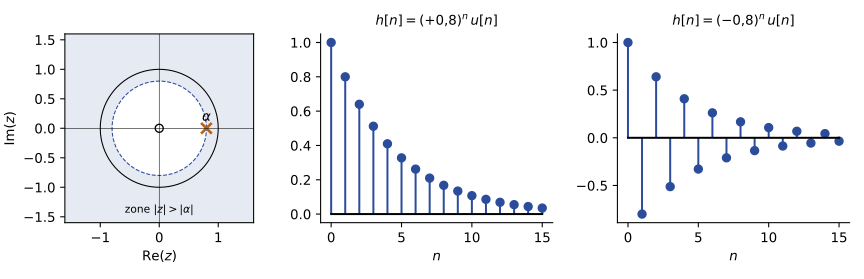

The Python source for this figure:
"""TSIG1 ch. 4 — Cellule d'ordre 1 : zone de convergence |z| > |alpha| et h[n] = alpha^n u[n].
D'après les notes de cours [notes, f. 10 v°], redessinée ; réponses impulsionnelles ajoutées (alpha = ±0,8)."""
import numpy as np
import matplotlib
matplotlib.use("Agg")
import matplotlib.pyplot as plt
plt.rcParams.update({"font.family": "sans-serif", "font.size": 10, "svg.fonttype": "none"})
al = 0.8
fig, ax = plt.subplots(1, 3, figsize=(9, 2.9), gridspec_kw={"width_ratios": [1, 1.2, 1.2]})
a = ax[0]
th = np.linspace(0, 2 * np.pi, 400)
a.add_patch(plt.Rectangle((-1.6, -1.6), 3.2, 3.2, color="#2B4C9B", alpha=0.12, lw=0))
a.add_patch(plt.Circle((0, 0), al, color="white", lw=0))
a.plot(np.cos(th), np.sin(th), color="k", lw=0.8, label="cercle unité")
a.plot(al * np.cos(th), al * np.sin(th), color="#2B4C9B", ls="--", lw=0.8)
a.plot([al], [0], "x", color="#BF6014", ms=8, mew=2)
a.plot([0], [0], "o", mfc="none", mec="k", ms=6)
a.text(al, 0.12, r"$\alpha$", ha="center")
a.text(0, -1.45, r"zone $|z| > |\alpha|$", ha="center", fontsize=8)
a.set_aspect("equal"); a.set_xlim(-1.6, 1.6); a.set_ylim(-1.6, 1.6)
a.axhline(0, color="k", lw=0.4); a.axvline(0, color="k", lw=0.4)
a.set_xlabel(r"$\mathrm{Re}(z)$"); a.set_ylabel(r"$\mathrm{Im}(z)$")
n = np.arange(0, 16)
for b, alpha in zip(ax[1:], (al, -al)):
    b.stem(n, alpha ** n, linefmt="#2B4C9B", markerfmt="o", basefmt="k-")
    b.set_title(rf"$h[n] = ({alpha:+.1f})^n\,u[n]$".replace(".", "{,}"), fontsize=10)
    b.set_xlabel("$n$"); b.spines[["top", "right"]].set_visible(False)
fig.tight_layout(); fig.savefig("04-cellule-ordre-1.svg")
